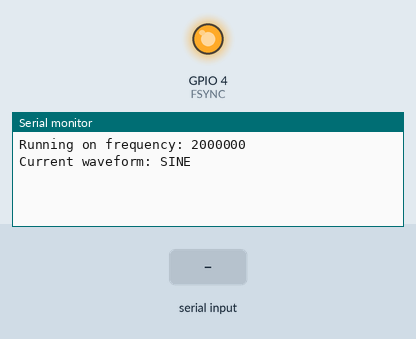
Simulated run of this sketch. Board: ESP32. Shown: output pins drawn as LEDs (lit = HIGH), the last lines printed to the serial monitor. The inputs (shaded band) are chosen by the test bench.

Above: at 1.2 s.
1.3 s: "SET \n" received over Serial
At 1.9 s:
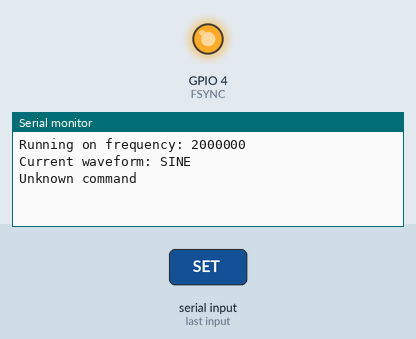
2.8 s: "GET\n" received over Serial
At 4.0 s:
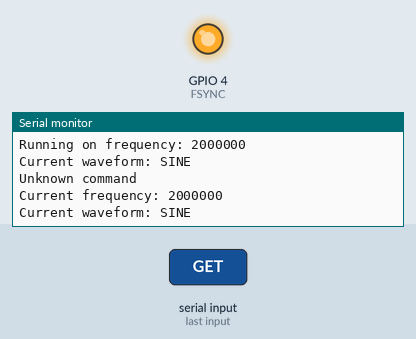
4.3 s: "SET 90\n" received over Serial
At 5.4 s:
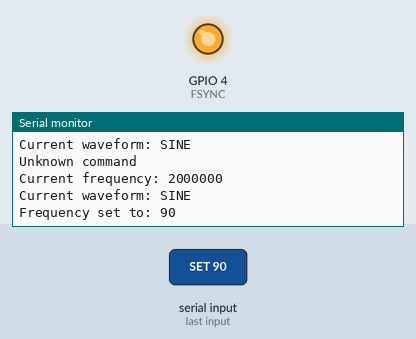

Measured:
- after the input at 1.3 s, the serial monitor: prints a new line at once (image 1)
- after the input at 2.8 s, the serial monitor: prints a new line at once (image 2)
- after the input at 4.3 s, the serial monitor: prints a new line at once (image 3)

The sketch:

ad98833.ino
```cpp
#include <SPI.h>

// PINS para ESP32
#define FSYNC 4     // Puedes elegir cualquier pin disponible en el ESP32
#define DATA_PIN 23 // MOSI (Master Out Slave In)
#define CLOCK_PIN 18 // SCLK (Serial Clock)

// Tipos de onda
#define WAVE_SINE     0x2000
#define WAVE_SQUARE   0x2028
#define WAVE_TRIANGLE 0x2002

// Frecuencia inicial
#define FREQUENCY 2000000

// Variables globales para almacenar la configuración actual
long currentFrequency = FREQUENCY;
int currentWaveform = WAVE_SINE;

void AD9833setup(){
   pinMode(FSYNC, OUTPUT);
   digitalWrite(FSYNC, HIGH);
   SPI.begin(CLOCK_PIN, -1, DATA_PIN); // Configurar el bus SPI
   delay(50);
   AD9833reset();
}

void AD9833reset(){
   WriteRegister(0x100);
   delay(10);
}

void AD9833setFrequency(long frequency, int Waveform){
   currentFrequency = frequency;
   currentWaveform = Waveform;

   long FreqWord = (frequency * pow(2, 28)) / 25.0E6;
   int MSB = (int)((FreqWord & 0xFFFC000) >> 14);
   int LSB = (int)(FreqWord & 0x3FFF);
   LSB |= 0x4000;
   MSB |= 0x4000;
   WriteRegister(0x2100);
   WriteRegister(LSB);
   WriteRegister(MSB);
   WriteRegister(0xC000);
   WriteRegister(Waveform);
}

void WriteRegister(int dat){
   SPI.setDataMode(SPI_MODE2);
   digitalWrite(FSYNC, LOW);
   delayMicroseconds(10);
   SPI.transfer(dat >> 8);
   SPI.transfer(dat & 0xFF);
   digitalWrite(FSYNC, HIGH);
   SPI.setDataMode(SPI_MODE0);
}

void setup(){
   Serial.begin(9600);
   AD9833setup();
   AD9833setFrequency(currentFrequency, currentWaveform);
   Serial.println("Running on frequency: " + String(currentFrequency));
   Serial.println("Current waveform: " + getWaveformName(currentWaveform));
}

void loop(){
   if (Serial.available() > 0) {
      String command = Serial.readStringUntil('\n');
      processCommand(command);
   }
}

// Función para procesar comandos recibidos por UART
void processCommand(String command) {
   command.trim();
   command.toUpperCase();  // Convierte el comando a mayúsculas

   if (command.startsWith("SET ")) {
      String param = command.substring(4);
      if (isNumber(param)) {
         long freq = param.toInt();
         if (freq > 0) {
            AD9833setFrequency(freq, currentWaveform);
            Serial.println("Frequency set to: " + String(freq));
         } else {
            Serial.println("Invalid frequency");
         }
      } else {
         int wave = parseWaveform(param);
         if (wave != -1) {
            AD9833setFrequency(currentFrequency, wave);
            Serial.println("Waveform set to: " + getWaveformName(wave));
         } else {
            Serial.println("Invalid waveform");
         }
      }
   } else if (command == "GET") {
      Serial.println("Current frequency: " + String(currentFrequency));
      Serial.println("Current waveform: " + getWaveformName(currentWaveform));
   } else {
      Serial.println("Unknown command");
   }
}

// Función para verificar si una cadena es un número
bool isNumber(String str) {
   for (unsigned int i = 0; i < str.length(); i++) {
      if (!isDigit(str.charAt(i))) {
         return false;
      }
   }
   return true;
}

// Función para convertir nombre de la onda a su correspondiente constante
int parseWaveform(String waveString) {
   waveString.toUpperCase();  // Convierte el parámetro a mayúsculas
   if (waveString == "SINE") {
      return WAVE_SINE;
   } else if (waveString == "SQUARE") {
      return WAVE_SQUARE;
   } else if (waveString == "TRIANGLE") {
      return WAVE_TRIANGLE;
   } else {
      return -1; // Error: Tipo de onda desconocido
   }
}

// Función para obtener el nombre de la onda
String getWaveformName(int waveform) {
   switch (waveform) {
      case WAVE_SINE:
         return "SINE";
      case WAVE_SQUARE:
         return "SQUARE";
      case WAVE_TRIANGLE:
         return "TRIANGLE";
      default:
         return "UNKNOWN";
   }
}
```
